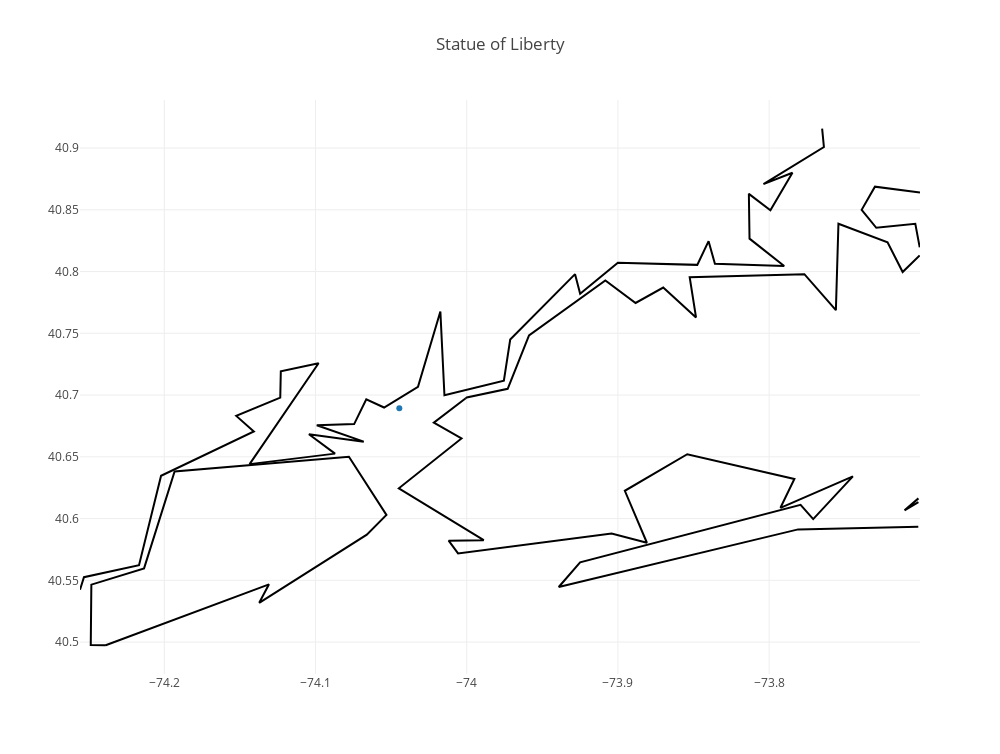

The notebook cell this image was saved under:
### Code cell
data = Data([trace1]+traces_cc)

axis_style = dict(
    zeroline=False,
    showline=False,
    showgrid=False,
)

layout = Layout(
    title='Statue of Liberty',
    showlegend=False,
    hovermode="closest",        # highlight closest point on hover
    autosize=False,
    width=1800*(east-west),
    height=1800*(north-south),
)
fig = Figure(data=data, layout=layout)
iplot(fig)#Вставьте интерактивную карту Нью-Йорка — такую, которую можно прокручивать и увеличивать. Поставьте метку там, где находится статуя свободы.

### Figure 1 — Plotly figure (JSON) as saved in the notebook; plotly's stock layout.template omitted (floating-point values rounded to 4 significant figures)
{"data": [{"mode": "markers", "name": "St. of Liberty", "type": "scatter", "x": [-74.04], "y": [40.69]}, {"line": {"color": "black"}, "mode": "lines", "name": " ", "type": "scatter", "x": [-73.76, -73.76, -73.8, -73.78, -73.8, -73.81, -73.81, -73.79, -73.84, -73.84, -73.85, -73.9, -73.93, -73.93, -73.97, -73.98, -74.01, -74.02, -74.03, -74.05, -74.07, -74.07, -74.1, -74.07, -74.1, -74.09, -74.14, -74.1, -74.12, -74.12, -74.15, -74.14, -74.2, -74.22, -74.25, -74.26], "y": [40.92, 40.9, 40.87, 40.88, 40.85, 40.86, 40.83, 40.8, 40.81, 40.82, 40.81, 40.81, 40.78, 40.8, 40.74, 40.71, 40.7, 40.77, 40.71, 40.69, 40.7, 40.68, 40.68, 40.66, 40.67, 40.65, 40.64, 40.73, 40.72, 40.7, 40.68, 40.67, 40.63, 40.56, 40.55, 40.54]}, {"line": {"color": "black"}, "mode": "lines", "name": " ", "type": "scatter", "x": [-74.0, -74, -73.97, -73.96, -73.91, -73.89, -73.87, -73.85, -73.85, -73.78, -73.76, -73.75, -73.72, -73.71, -73.7], "y": [40.7, 40.7, 40.71, 40.75, 40.79, 40.77, 40.79, 40.76, 40.8, 40.8, 40.77, 40.84, 40.82, 40.8, 40.81]}, {"line": {"color": "black"}, "mode": "lines", "name": " ", "type": "scatter", "x": [-73.7, -73.7, -73.73, -73.74, -73.73, -73.7], "y": [40.82, 40.84, 40.84, 40.85, 40.87, 40.86]}, {"line": {"color": "black"}, "mode": "lines", "name": " ", "type": "scatter", "x": [-73.7, -73.71, -73.7], "y": [40.62, 40.61, 40.61]}, {"line": {"color": "black"}, "mode": "lines", "name": " ", "type": "scatter", "x": [-73.7, -73.78, -73.94, -73.93, -73.78, -73.77, -73.74, -73.79, -73.78, -73.85, -73.9, -73.88, -73.9, -74.01, -74.01, -73.99, -74.04, -74.0, -74.02, -74.0], "y": [40.59, 40.59, 40.54, 40.56, 40.61, 40.6, 40.63, 40.61, 40.63, 40.65, 40.62, 40.58, 40.59, 40.57, 40.58, 40.58, 40.62, 40.66, 40.68, 40.7]}, {"line": {"color": "black"}, "mode": "lines", "name": " ", "type": "scatter", "x": [-74.24, -74.25, -74.25, -74.21, -74.19, -74.08, -74.05, -74.07, -74.14, -74.13, -74.24], "y": [40.5, 40.5, 40.55, 40.56, 40.64, 40.65, 40.6, 40.59, 40.53, 40.55, 40.5]}], "layout": {"autosize": false, "height": 754.9, "hovermode": "closest", "showlegend": false, "title": "Statue of Liberty", "width": 1000.0}}
